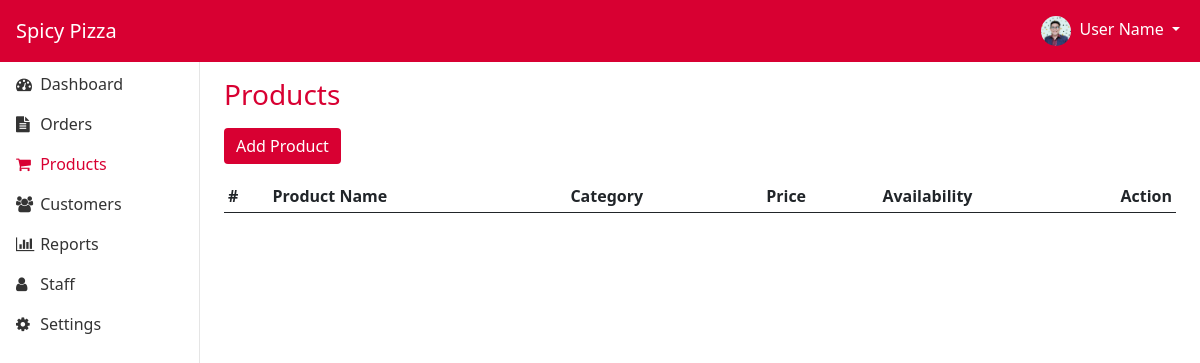
Before: /admin/products.php (signed in) with the older database file.
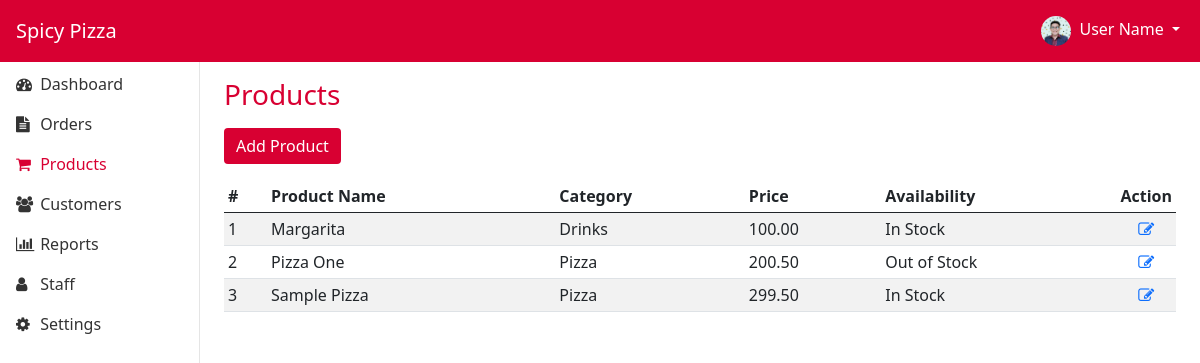
After: the same page with the newer database file.
### tables this page shows
CREATE TABLE `products` (
  `id` int(11) NOT NULL,
  `productname` varchar(255) NOT NULL,
  `category` varchar(255) NOT NULL,
  `price` decimal(10,2) NOT NULL,
  `availability` varchar(100) NOT NULL,
  `created_at` timestamp NOT NULL DEFAULT current_timestamp(),
  `updated_at` timestamp NOT NULL DEFAULT current_timestamp() ON UPDATE current_timestamp()
);

### classes/products.class.php (called while the page is built, shortened)
<?php
require_once 'database.php';
Class Products{
    protected $db;
    function __construct()
    {
        $this->db = new Database();
    }
    function show(){
        $sql = "SELECT * FROM products ORDER BY productname ASC;";
        $query=$this->db->connect()->prepare($sql);
        $data = null;
        if($query->execute()){
            $data = $query->fetchAll();
        }
        return $data;
    }
}
?>

### classes/database.php (called while the page is built)
<?php
class Database{
    private $host = 'localhost';
    private $username = 'root';
    private $password = '';
    private $database = 'spicypizzaphp';
    protected $connection;
    function connect(){
        try
			{
				$this->connection = new PDO("mysql:host=$this->host;dbname=$this->database",
											$this->username, $this->password);
			}
			catch (PDOException $e)
			{
				echo "Connection error " . $e->getMessage();
			}
        return $this->connection;
    }
}
?>

### admin/products.php (the view, shortened to what this page needs)
<!DOCTYPE html>
<html lang="en">
<?php
    $product_page = 'active';
    require_once('../include/head.php');
?>
<body>
    <?php
        require_once('../include/header.admin.php')
    ?>
    <main>
        <div class="container-fluid">
            <div class="row">
                <?php
                    require_once('../include/sidepanel.php')
                ?>
                <main class="col-md-9 ms-sm-auto col-lg-10 px-md-4">
                    <h2 class="h3 brand-color pt-3 pb-2">Products</h2>
                    <a href="addproduct.php" class="btn btn-primary brand-bg-color mb-3">Add Product</a>
                    <div id="table-container">
                    <?php
                        require_once '../classes/products.class.php';
                        $product = new Products();
                        $productArray = $product->show();
                        $counter = 1;
                    ?>
                        <table id="product" class="table table-striped table-sm">
                            <thead>
                                <tr>
                                    <th scope="col">#</th>
                                    <th scope="col">Product Name</th>
                                    <th scope="col">Category</th>
                                    <th scope="col">Price</th>
                                    <th scope="col">Availability</th>
                                    <th scope="col" width="5%">Action</th>
                                </tr>
                            </thead>
                            <tbody id="productTableBody">
                        <?php
                            if ($productArray) {
                                foreach ($productArray as $item) {
                        ?>
                                    <tr>
                                        <td><?= $counter ?></td>
                                        <td><?= $item['productname'] ?></td>
                                        <td><?= $item['category'] ?></td>
                                        <td><?= $item['price'] ?></td>
                                        <td><?= $item['availability'] ?></td>
                                        <td class="text-center"><a href="editproduct.php?id=<?= $item['id'] ?>"><i class="fa fa-pencil-square-o" aria-hidden="true"></i></a></td>
                                    </tr>
                        <?php
                                    $counter++;
                                }
                            }
                        ?>
                            </tbody>
                        </table>
                    </div>
                </main>
            </div>
        </div>
    </main>
</body>
</html>

### include/head.php (shortened to what this page needs)
<head>
    <link href="../vendor/bootstrap-5.0.2/css/bootstrap.min.css" rel="stylesheet">
    <link href="../vendor/dataTable-1.13.6/datatables.min.css" rel="stylesheet">
    <link rel="stylesheet" href="../vendor/font-awesome-4.7.0/css/font-awesome.min.css"/>
    <link rel="stylesheet" href="../css/style.css">
</head>

### include/header.admin.php (shortened to what this page needs)
<header class="navbar navbar-dark sticky-top brand-bg-color flex-md-nowrap p-0 admin">
    <div class="col-md-3 col-lg-2 admin-header">
        <a class="navbar-brand me-0 px-3 color-white" href="#">Spicy Pizza</a>
    </div>
    <nav class="navbar navbar-expand-md navbar-dark d-none d-md-block">
        <div class="container-fluid">
            <div class="navbar-collapse offcanvas-collapse">
                <ul class="navbar-nav me-auto">
                    <li class="nav-item dropdown">
                        <a class="nav-link dropdown-toggle color-white" href="#" id="navbarDropdown" role="button" data-bs-toggle="dropdown" aria-expanded="false">
                            <img src="../img/staff/ballaho.png" class="rounded-circle me-1" alt="User Image" width="30px" height="30px"">
                            User Name
                        </a>
                    </li>
                </ul>
            </div>
        </div>
    </nav>
</header>

### include/sidepanel.php (shortened to what this page needs)
<nav id="sidebarMenu" class="col-md-3 col-lg-2 d-md-block bg-white sidebar collapse">
    <div class="position-sticky pt-3">
        <ul class="nav flex-column">
            <li class="nav-item">
                <a class="nav-link <?= $dashboard_page ?>" aria-current="page" href="dashboard.php">
                    <i class="fa fa-tachometer" aria-hidden="true"></i>
                    Dashboard
                </a>
            </li>
            <li class="nav-item">
                <a class="nav-link <?= $order_page ?>" href="#">
                    <i class="fa fa-file-text" aria-hidden="true"></i>
                    Orders
                </a>
            </li>
            <li class="nav-item">
                <a class="nav-link <?= $product_page ?>" href="products.php">
                    <i class="fa fa-shopping-cart" aria-hidden="true"></i>
                    Products
                </a>
            </li>
            <li class="nav-item">
                <a class="nav-link <?= $customer_page ?>" href="#">
                    <i class="fa fa-users" aria-hidden="true"></i>
                    Customers
                </a>
            </li>
            <li class="nav-item">
                <a class="nav-link <?= $reports_page ?>" href="#">
                    <i class="fa fa-bar-chart" aria-hidden="true"></i>
                    Reports
                </a>
            </li>
            <li class="nav-item">
                <a class="nav-link <?= $staff_page ?>" href="staff.php">
                    <i class="fa fa-user" aria-hidden="true"></i>
                    Staff
                </a>
            </li>
            <li class="nav-item">
                <a class="nav-link <?= $settings_page ?>" href="#">
                    <i class="fa fa-cog" aria-hidden="true"></i>
                    Settings
                </a>
            </li>
        </ul>
    </div>
</nav>

### css/style.css (style rules this page uses)
* { font-family: 'Segoe UI', Tahoma, Geneva, Verdana, sans-serif; font-size: 1em; box-sizing: border-box; }
.brand-color { color: #D80032 !important; }
.brand-bg-color { background-color: #D80032 !important; color: white !important; border: none; }
.color-white { color: white !important; }
.admin-header { height: 55px; display: flex; align-items: center; }
#sidebarMenu .fa { width: 20px; }
.sidebar .nav-link.active, .sidebar .nav-link:hover { color: #D80032; }
.sidebar .nav-link { font-weight: 500; color: #333; }
.sidebar { position: fixed; top: 0; bottom: 0; left: 0; z-index: 100; padding: 48px 0 0; box-shadow: inset -1px 0 0 rgba(0, 0, 0, .1); }

Changed rows visible on the page:
added products: productname "Margarita", category "Drinks", price "100.00", availability "In Stock"
added products: productname "Pizza One", category "Pizza", price "200.50", availability "Out of Stock"
added products: productname "Sample Pizza", category "Pizza", price "299.50", availability "In Stock"
